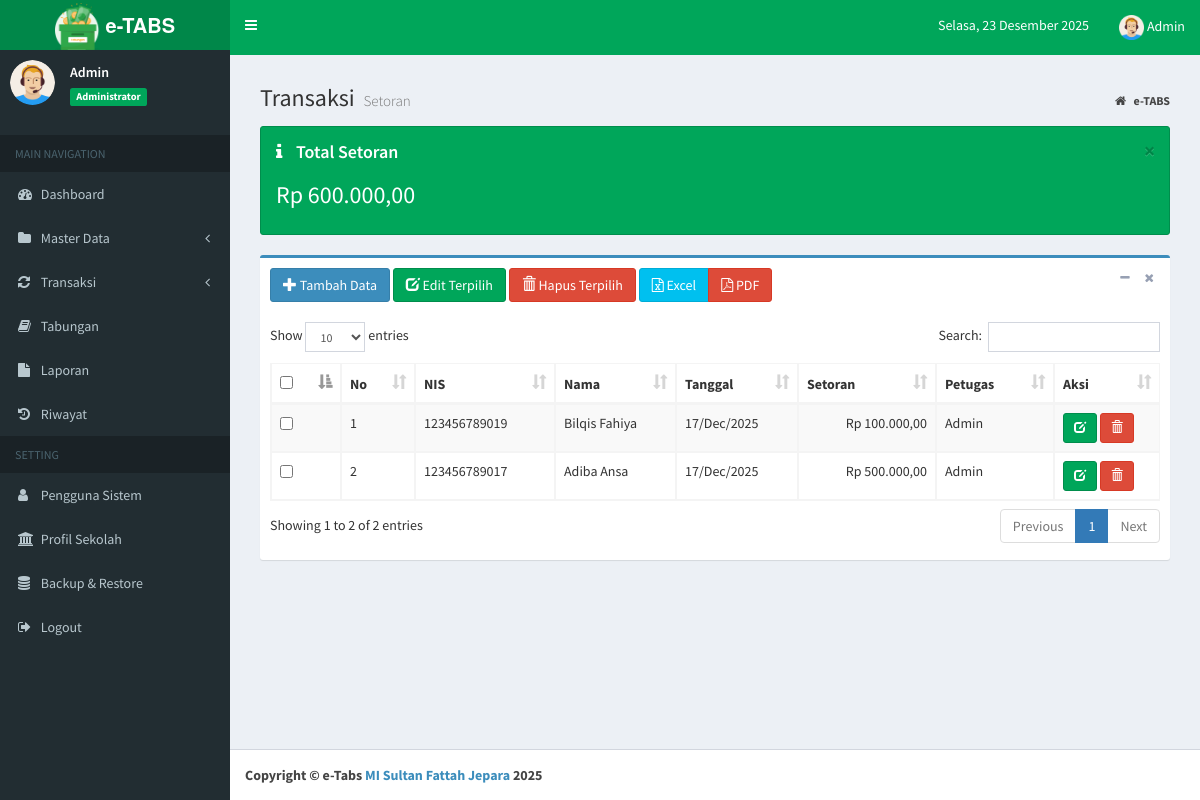
The page /index.php?page=data_setor (signed in) on the database as committed earlier.
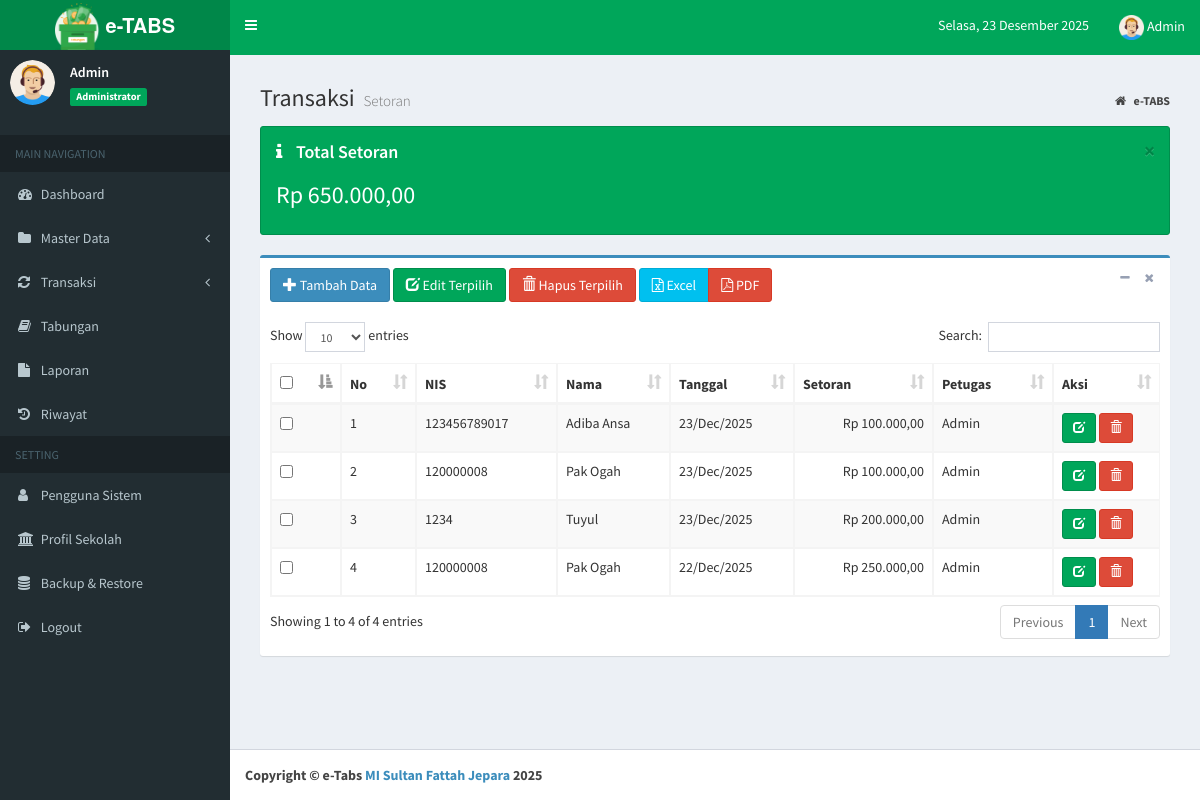
The same page on the database as committed later.
### tables this page shows
CREATE TABLE `tb_tabungan` (
  `id_tabungan` int NOT NULL AUTO_INCREMENT,
  `nis` char(12) NOT NULL,
  `setor` int NOT NULL,
  `tarik` int NOT NULL,
  `tgl` date NOT NULL,
  `jenis` enum('ST','TR') NOT NULL,
  `petugas` varchar(20) NOT NULL,
  PRIMARY KEY (`id_tabungan`),
  KEY `nis` (`nis`),
  CONSTRAINT `tb_tabungan_ibfk_1` FOREIGN KEY (`nis`) REFERENCES `tb_siswa` (`nis`) ON DELETE CASCADE ON UPDATE CASCADE
);

CREATE TABLE `tb_siswa` (
  `nis` char(12) NOT NULL,
  `nama_siswa` varchar(40) NOT NULL,
  `jekel` enum('LK','PR') NOT NULL,
  `id_kelas` int NOT NULL,
  `status` enum('Aktif','Lulus','Pindah') NOT NULL,
  `th_masuk` year NOT NULL,
  PRIMARY KEY (`nis`),
  KEY `id_kelas` (`id_kelas`),
  CONSTRAINT `tb_siswa_ibfk_1` FOREIGN KEY (`id_kelas`) REFERENCES `tb_kelas` (`id_kelas`) ON DELETE CASCADE ON UPDATE CASCADE
);

### inc/config.php (called while the page is built, shortened)
<?php
function format_hari_tanggal($waktu)
{
$hari_array = array(
'Minggu',
'Senin',
'Selasa',
'Rabu',
'Kamis',
'Jumat',
'Sabtu'
);
$hr = date('w', strtotime($waktu));
$hari = $hari_array[$hr];
$tanggal = date('j', strtotime($waktu));
$bulan_array = array(
1 => 'Januari',
2 => 'Februari',
3 => 'Maret',
4 => 'April',
5 => 'Mei',
6 => 'Juni',
7 => 'Juli',
8 => 'Agustus',
9 => 'September',
10 => 'Oktober',
11 => 'November',
12 => 'Desember',
);
$bl = date('n', strtotime($waktu));
$bulan = $bulan_array[$bl];
$tahun = date('Y', strtotime($waktu));
return "$hari, $tanggal $bulan $tahun";
}
 ?>

### inc/rupiah.php (called while the page is built, shortened)
<?php
function rupiah($angka){
	$hasil_rupiah = "Rp " . number_format((float)$angka, 2, ',', '.');
	return $hasil_rupiah;
}

### petugas/setor/data_setor.php (the view, shortened to what this page needs)
<section class="content-header">
	<h1>
		Transaksi
		<small>Setoran</small>
	</h1>
	<ol class="breadcrumb">
		<li>
			<a href="index.php">
				<i class="fa fa-home"></i>
				<b>e-TABS</b>
			</a>
		</li>
	</ol>
</section>
<section class="content">
	<div class="alert alert-success alert-dismissible">
		<button type="button" class="close" data-dismiss="alert" aria-hidden="true">&times;</button>
		<h4>
			<i class="icon fa fa-info"></i> Total Setoran</h4>
		<?php
    		$sql = $koneksi->query("SELECT SUM(setor) as total  from tb_tabungan where jenis='ST'");
    		while ($data= $sql->fetch_assoc()) {
  		?>
		<h3>
			<?php echo rupiah($data['total']); }?>
		</h3>
	</div>
	<div class="box box-primary">
		<div class="box-header">
			<a href="?page=add_setor" class="btn btn-primary">
				<i class="glyphicon glyphicon-plus"></i> Tambah Data</a>
			<button type="button" id="btnEditTerpilih" class="btn btn-success" onclick="editTerpilih()">
				<i class="glyphicon glyphicon-edit"></i> Edit Terpilih
			</button>
			<button type="button" id="btnHapusTerpilih" class="btn btn-danger" onclick="hapusTerpilih()">
				<i class="glyphicon glyphicon-trash"></i> Hapus Terpilih
			</button>
			<div class="btn-group">
				<a href="../../admin/export_handler.php?type=excel&table=setor" class="btn btn-info" title="Ekspor ke Excel">
					<i class="fa fa-file-excel-o"></i> Excel
				</a>
				<a href="../../admin/export_handler.php?type=pdf&table=setor" class="btn btn-danger" title="Ekspor ke PDF" target="_blank">
					<i class="fa fa-file-pdf-o"></i> PDF
				</a>
			</div>
			<div class="box-tools pull-right">
				<button type="button" class="btn btn-box-tool" data-widget="collapse">
					<i class="fa fa-minus"></i>
				</button>
				<button type="button" class="btn btn-box-tool" data-widget="remove">
					<i class="fa fa-remove"></i>
				</button>
			</div>
		</div>
		<div class="box-body">
			<div class="table-responsive">
				<form id="formSetor" method="post" action="">
					<table id="example1" class="table table-bordered table-striped">
						<thead>
							<tr>
								<th width="30">
									<input type="checkbox" id="checkAll" title="Pilih Semua" onclick="handleCheckAllClick(this)">
								</th>
								<th>No</th>
								<th>NIS</th>
								<th>Nama</th>
								<th>Tanggal</th>
								<th>Setoran</th>
								<th>Petugas</th>
								<th>Aksi</th>
							</tr>
						</thead>
						<tbody>
							<?php
                  $no = 1;
				  $sql = $koneksi->query("select s.nis, s.nama_siswa, t.id_tabungan, t.setor, t.tgl, t.petugas from
				  tb_siswa s join tb_tabungan t on s.nis=t.nis
				  where jenis ='ST' order by tgl desc, id_tabungan desc");
                  while ($data= $sql->fetch_assoc()) {
                ?>
							<tr data-id="<?php echo $data['id_tabungan']; ?>" data-nis="<?php echo $data['nis']; ?>" data-nama="<?php echo htmlspecialchars($data['nama_siswa']); ?>" data-setor="<?php echo $data['setor']; ?>" data-tgl="<?php echo $data['tgl']; ?>">
								<td>
									<input type="checkbox" name="id_tabungan[]" class="checkItem" value="<?php echo $data['id_tabungan']; ?>">
								</td>
								<td>
									<?php echo $no++; ?>
								</td>
							<td>
								<?php echo $data['nis']; ?>
							</td>
							<td>
								<?php echo $data['nama_siswa']; ?>
							</td>
							<td>
								<?php  $tgl = $data['tgl']; echo date("d/M/Y", strtotime($tgl))?>
							</td>
							<td align="right">
								<?php echo rupiah($data['setor']); ?>
							</td>
							<td>
								<?php echo $data['petugas']; ?>
							</td>
							<td>
								<a href="?page=edit_setor&kode=<?php echo $data['id_tabungan']; ?>" title="Ubah"
								 class="btn btn-success btn-sm">
									<i class="glyphicon glyphicon-edit"></i>
								</a>
								<a href="?page=del_setor&kode=<?php echo $data['id_tabungan']; ?>"
									onclick="return confirmHapus(event, 'Yakin hapus setoran untuk NIS <?php echo htmlspecialchars($data['nis']); ?>?')"
									title="Hapus" class="btn btn-danger btn-sm">
									<i class="glyphicon glyphicon-trash"></i>
								</td>
							</tr>
							<?php
                  }
                ?>
						</tbody>
					</table>
				</form>
			</div>
		</div>
	</div>
</section>

### index.php (shortened to what this page needs)
<?php
if (isset($_SESSION["ses_username"])==""){
	header("location: login.php");
}else{
	$data_nama = $_SESSION["ses_nama"];
	$data_level = $_SESSION["ses_level"];
}
include "inc/koneksi.php";
include "inc/rupiah.php";
include "inc/config.php";
?>
<!DOCTYPE html>
<html>
<head>
    <link rel="stylesheet" href="bootstrap/css/bootstrap.min.css">
    <link rel="stylesheet" href="https://cdnjs.cloudflare.com/ajax/libs/font-awesome/4.5.0/css/font-awesome.min.css">
    <link rel="stylesheet" href="https://cdnjs.cloudflare.com/ajax/libs/ionicons/2.0.1/css/ionicons.min.css">
    <link rel="stylesheet" href="plugins/datatables/dataTables.bootstrap.css">
    <link rel="stylesheet" href="plugins/select2/select2.min.css">
    <link rel="stylesheet" href="dist/css/AdminLTE.min.css">
    <link rel="stylesheet" href="dist/css/skins/_all-skins.min.css">
    <link rel="stylesheet" href="https://cdnjs.cloudflare.com/ajax/libs/toastr.js/2.1.4/toastr.min.css" />
</head>
<body class="hold-transition skin-green sidebar-mini">
    <div class="wrapper">
        <header class="main-header">
            <a href="index.php" class="logo">
                <span class="logo-lg">
                    <img src="dist/img/logo.png" width="45px">
                    <b>e-TABS</b>
                </span>
            </a>
            <nav class="navbar navbar-static-top">
                <a href="#" class="sidebar-toggle" data-toggle="offcanvas" role="button">
                </a>
                <div class="navbar-custom-menu">
                    <ul class="nav navbar-nav pull-left">
                        <li class="dropdown messages-menu">
                            <a class="dropdown-toggle" data-toggle="dropdown">
                                <span>
                                    <?php $date = date('Y-m-d'); echo format_hari_tanggal($date) ?>
                                </span>
                            </a>
                        </li>
                    </ul>
                    <ul class="nav navbar-nav">
                        <li class="dropdown user user-menu">
                            <a href="" class="dropdown-toggle" data-toggle="dropdown">
                                <img src="dist/img/avatar.png" class="rounded-circle" width="25" height="25">
                                <span>
                                    <?= $data_nama;?>
                                </span>
                            </a>
                        </li>
                    </ul>
                </div>
            </nav>
        </header>
        <aside class="main-sidebar">
            <section class="sidebar">
                </<b>
                <div class="user-panel">
                    <div class="pull-left image">
                        <img src="dist/img/avatar.png" class="img-circle" alt="User Image">
                    </div>
                    <div class="pull-left info">
                        <p>
                            <?php echo $data_nama; ?>
                        </p>
                        <span class="label label-success">
                            <?php echo $data_level; ?>
                        </span>
                    </div>
                </div>
                <ul class="sidebar-menu">
                    <li class="header">MAIN NAVIGATION</li>
                    <?php
                if ($data_level=="Administrator"){
                   ?>
                    <li class="treeview">
                        <a href="?page=admin">
                            <i class="fa fa-dashboard"></i>
                            <span>Dashboard</span>
                        </a>
                    </li>
                    <li class="treeview">
                        <a href="#">
                            <i class="fa fa-folder"></i>
                            <span>Master Data</span>
                            <span class="pull-right-container">
                                <i class="fa fa-angle-left pull-right"></i>
                            </span>
                        </a>
                    </li>
                    <li class="treeview">
                        <a href="#">
                            <i class="fa fa-refresh"></i>
                            <span>Transaksi</span>
                            <span class="pull-right-container">
                                <i class="fa fa-angle-left pull-right">
                                </i>
                            </span>
                        </a>
                    </li>
                    <li class="treeview">
                        <a href="?page=view_tabungan">
                            <i class="fa fa-book"></i>
                            <span>Tabungan</span>
                        </a>
                    </li>
                    <li class="treeview">
                        <a href="?page=laporan">
                            <i class="fa fa-file"></i>
                            <span>Laporan</span>
                        </a>
                    </li>
                    <li class="treeview">
                        <a href="?page=data_riwayat">
                            <i class="fa fa-history"></i>
                            <span>Riwayat</span>
                        </a>
                    </li>
                    <li class="header">SETTING</li>
                    <li class="treeview">
                        <a href="?page=MyApp/data_pengguna">
                            <i class="fa fa-user"></i>
                            <span>Pengguna Sistem</span>
                        </a>
                    </li>
                    <li class="treeview">
                        <a href="?page=MyApp/data_profil">
                            <i class="fa fa-bank"></i>
                            <span>Profil Sekolah</span>
                        </a>
                    </li>
                    <li class="treeview">
                        <a href="?page=MyApp/backup_restore">
                            <i class="fa fa-database"></i>
                            <span>Backup & Restore</span>
                        </a>
                    </li>
                    <?php
                    }
                    ?>
                    <li>
                        <a href="logout.php" onclick="return confirmLogout(event)">
                            <i class="fa fa-sign-out"></i>
                            <span>Logout</span>
                        </a>
                    </li>
            </section>
        </aside>
        <div class="content-wrapper">
            <section class="content">
                <?php
                    if(isset($_GET['page'])){
                        $hal = $_GET['page'];
                        switch ($hal) {
                            case 'data_setor':
                            include "petugas/setor/data_setor.php";
                            break;
                        }
                 }
                 ?>
            </section>
        </div>
        <footer class="main-footer">
            <strong>Copyright &copy; e-Tabs
                <a href="https://misultanfattah.sch.id/" target="blank">MI Sultan Fattah Jepara
                </a><?=date('Y')?>
            </strong>
        </footer>
</body>
</html>

Rows that differ between the two databases and show on the page:
removed tb_tabungan: nis.nis "123456789019", nis.nama_siswa "Bilqis Fahiya", tgl "17/Dec/2025", setor "Rp 100.000,00", petugas "Admin"
removed tb_tabungan: nis.nis "123456789017", nis.nama_siswa "Adiba Ansa", tgl "17/Dec/2025", setor "Rp 500.000,00", petugas "Admin"
added tb_tabungan: nis.nis "123456789017", nis.nama_siswa "Adiba Ansa", tgl "23/Dec/2025", setor "Rp 100.000,00", petugas "Admin"
added tb_tabungan: nis.nis "120000008", nis.nama_siswa "Pak Ogah", tgl "23/Dec/2025", setor "Rp 100.000,00", petugas "Admin"
added tb_tabungan: nis.nis "1234", nis.nama_siswa "Tuyul", tgl "23/Dec/2025", setor "Rp 200.000,00", petugas "Admin"
added tb_tabungan: nis.nis "120000008", nis.nama_siswa "Pak Ogah", tgl "22/Dec/2025", setor "Rp 250.000,00", petugas "Admin"
Other text that changed with them:
text written by a page script: "Show entries Search: Showing 1 to 2 of 2 entries Previous 1 Next" → "Show entries Search: Showing 1 to 4 of 4 entries Previous 1 Next"
new list line: "Rp 650.000,00"
list line gone: "Rp 600.000,00"
